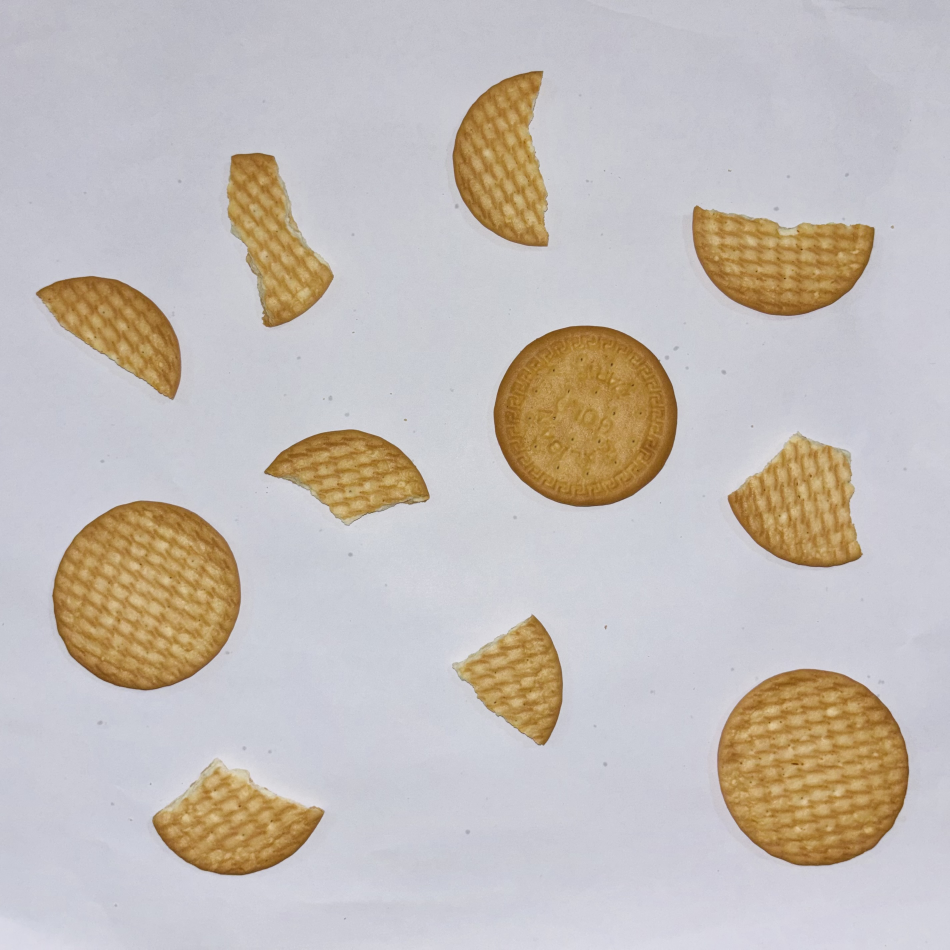
#> input picture input/B-1.jpeg, 2848 x 2848 px (shown at 1/3 size); its folder holds only this picture in this run
$ jupyter execute code.ipynb
#> lines starting #> are read from the running program, lines starting #| are printed output that depends on the picture; after the words box and inside, x2 and y2 are one past the last pixel; in counts of white or black regions, pixels touching at a corner belong together
[cell 1]
import cv2
import numpy as np
import os


# DIRECTORY CONFIG

INPUT_DIR = "input"
OUTPUT_DIR = "output"

os.makedirs(OUTPUT_DIR, exist_ok=True)

# IMAGE LOOP

files = [f for f in os.listdir(INPUT_DIR) if f.lower().endswith(('.jpg', '.jpeg', '.png'))]

for file_name in files:

    img_path = os.path.join(INPUT_DIR, file_name)
    img = cv2.imread(img_path)
#> img is the input picture: shape (2848, 2848, 3); mean B, G, R 184.6, 189, 196.1

    if img is None:
        print(f"❌ Failed to load {file_name}")
        continue

    result_img = img.copy()


    # STEP 1: GRAYSCALE + BLUR

    gray_img = cv2.cvtColor(img, cv2.COLOR_BGR2GRAY)
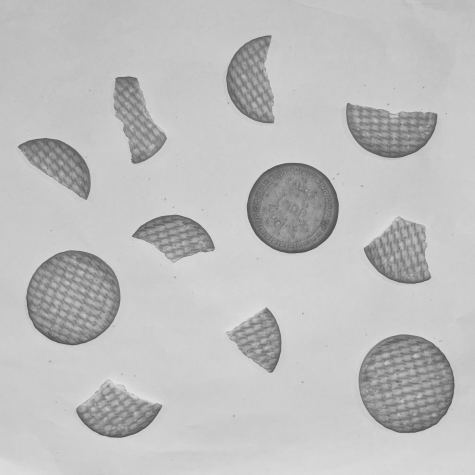
#> gray_img: shape (2848, 2848) (shown at 1/6 size); min 49, max 229, mean 190.6
    smooth = cv2.GaussianBlur(gray_img, (7, 7), 0)


    # STEP 2: OTSU BINARIZATION

    _, binary = cv2.threshold(
        smooth, 0, 255,
        cv2.THRESH_BINARY_INV | cv2.THRESH_OTSU
    )
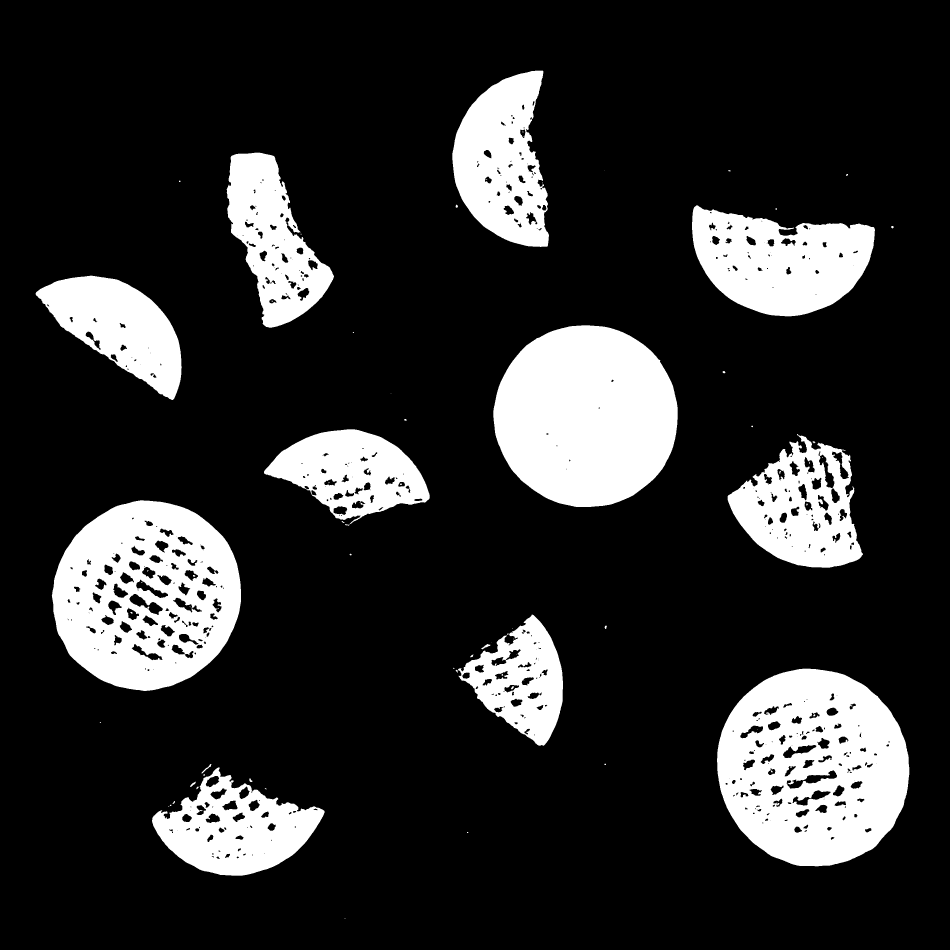
#> binary: shape (2848, 2848) (shown at 1/3 size); 17.6% white; 76 white regions (39 under 20 px), largest, box (x1, y1, x2, y2) and area: (2151, 2006, 2728, 2599) 246204, (1480, 976, 2033, 1521) 237310, (155, 1501, 723, 2073) 220867


    # STEP 3: CLEANUP USING MORPHOLOGY

    morph_kernel = np.ones((5, 5), dtype=np.uint8)

    cleaned = cv2.morphologyEx(binary, cv2.MORPH_CLOSE, morph_kernel, iterations=2)
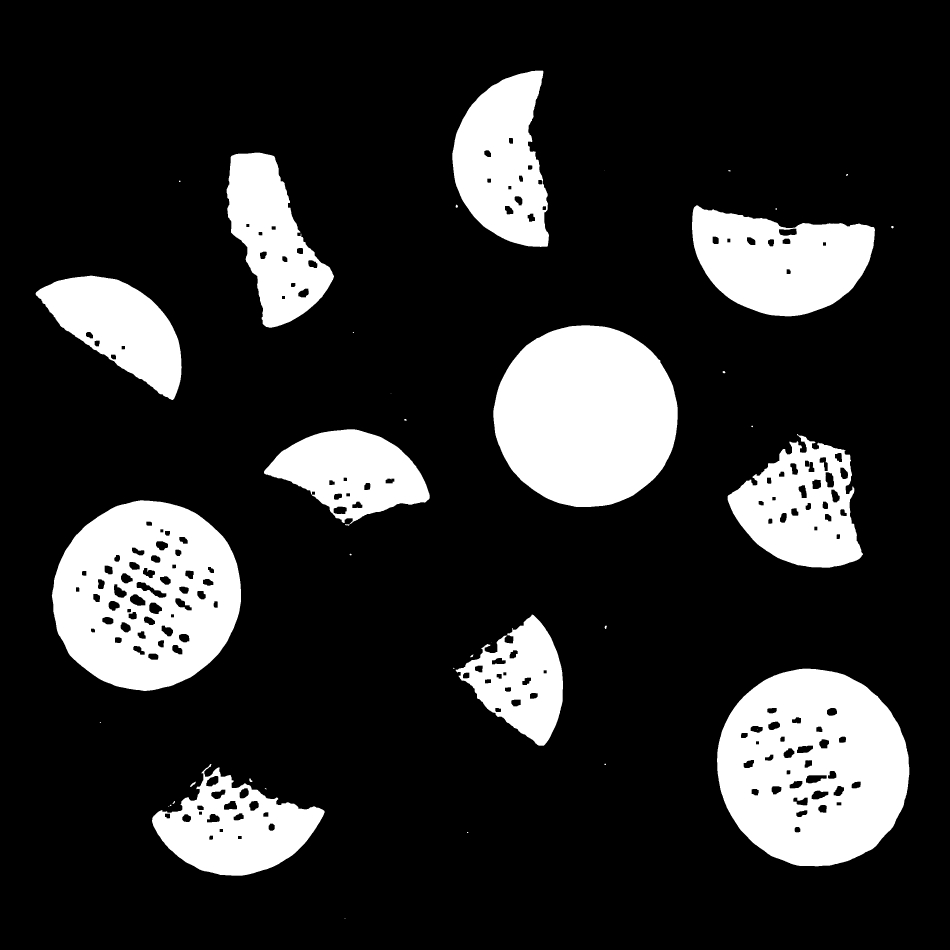
#> cleaned: shape (2848, 2848) (shown at 1/3 size); 18% white; 39 white regions (16 under 20 px), largest, box (x1, y1, x2, y2) and area: (2151, 2006, 2728, 2599) 254443, (1480, 976, 2033, 1521) 237402, (155, 1501, 723, 2073) 229048
    cleaned = cv2.morphologyEx(cleaned, cv2.MORPH_OPEN, morph_kernel, iterations=1)
#> cleaned: shape (2848, 2848); 18% white; 16 white regions


    # STEP 4: FIND OBJECTS

    contours, _ = cv2.findContours(cleaned, cv2.RETR_EXTERNAL, cv2.CHAIN_APPROX_SIMPLE)
#> contours = 16 contours, 1 with area under 20; largest, box (x1, y1, x2, y2) and area: (2151, 2006, 2728, 2599) 267856, (156, 1501, 723, 2073) 250738, (1480, 976, 2033, 1521) 236620, (2076, 617, 2625, 949) 125560, (1357, 212, 1647, 740) 106608

    for contour in contours:

        # REMOVE SMALL OBJECTS

        area_val = cv2.contourArea(contour)
        if area_val < 6500:
            continue

        x, y, w, h = cv2.boundingRect(contour)
        if min(w, h) < 125:
            continue


        # SHAPE FEATURES

        peri = cv2.arcLength(contour, True)
        if peri == 0:
            continue

        circ = (4 * np.pi * area_val) / (peri * peri)
        ratio = w / float(h)

        hull = cv2.convexHull(contour)
        hull_area = cv2.contourArea(hull)
        if hull_area == 0:
            continue

        solid = area_val / hull_area


        # DECISION LOGIC

        is_circle = circ > 0.75 and solid > 0.92
        is_square = 0.90 < ratio < 1.25 and solid > 0.95

        if is_circle or is_square:
            tag = "Intact Biscuit"
            box_color = (0, 255, 0)
        else:
            tag = "Broken Biscuit"
            box_color = (0, 0, 255)


        # DRAW OUTPUT

        cv2.rectangle(result_img, (x, y), (x + w, y + h), box_color, 2)

        cv2.putText(result_img, tag, (x, y - 8),
                    cv2.FONT_HERSHEY_SIMPLEX, 0.6, box_color, 2)

        info = f"C:{circ:.2f} S:{solid:.2f}"
        cv2.putText(result_img, info, (x, y + h + 12),
                    cv2.FONT_HERSHEY_SIMPLEX, 0.4, (255, 0, 0), 1)
#> this loop made 16 passes
#> (area_val, x, y, w, h, peri, circ, ratio) on passes 3, 4, 5, 6, 7, 8, 10, 11: (96079, 456, 2303, 517, 324, 1588.9, 0.478, 1.6), (267856, 2151, 2006, 577, 593, 1940, 0.894, 0.973), (70327, 1369, 1845, 320, 392, 1340.9, 0.491, 0.816), (250737.5, 156, 1501, 567, 572, 1878.6, 0.893, 0.991), (104435, 2183, 1307, 405, 396, 1723.9, 0.442, 1.02), (84038.5, 792, 1288, 497, 280, 1319.5, 0.607, 1.77), (236620, 1480, 976, 553, 545, 1823, 0.895, 1.01), (85594, 107, 827, 438, 372, 1369.2, 0.574, 1.18)
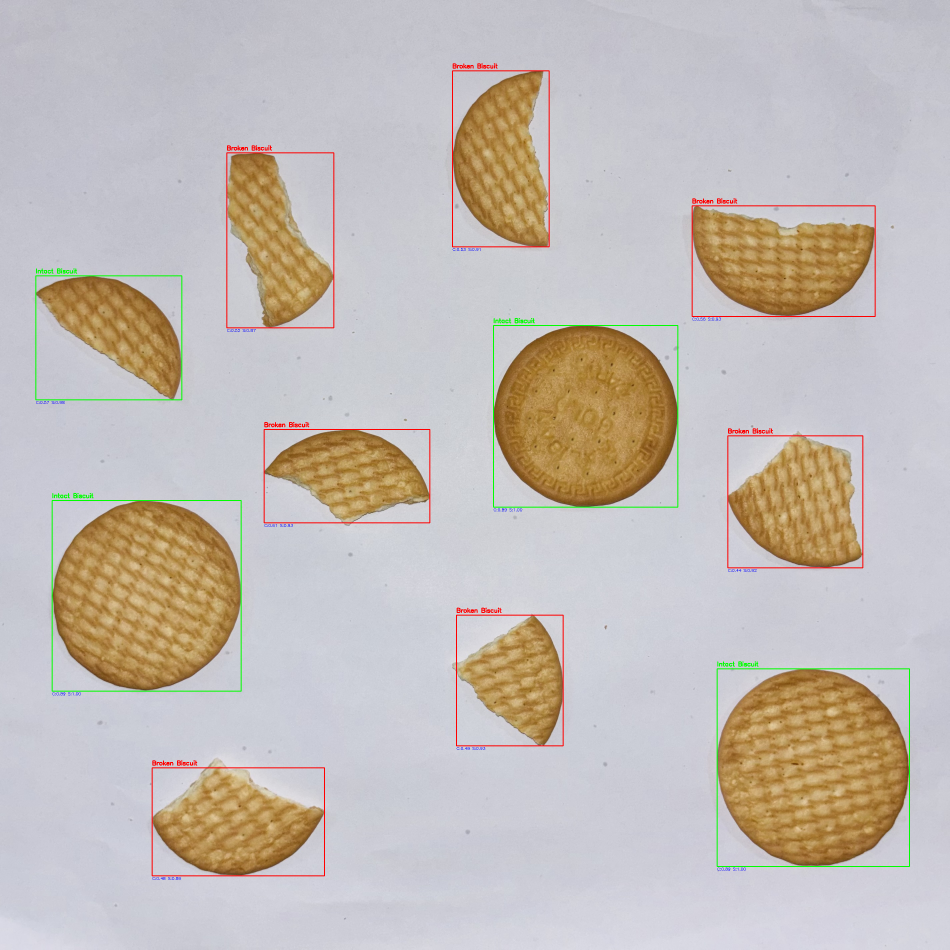
#> result_img: shape (2848, 2848, 3) (shown at 1/3 size); mean B, G, R 182.8, 188.1, 195.6


    # SAVE RESULT

    output_path = os.path.join(OUTPUT_DIR, f"result_{file_name}")
    cv2.imwrite(output_path, result_img)

    print(f"✅ Output saved: {output_path}")

print("🎉 All images processed successfully!")

$ run again, on input/B-4.jpeg
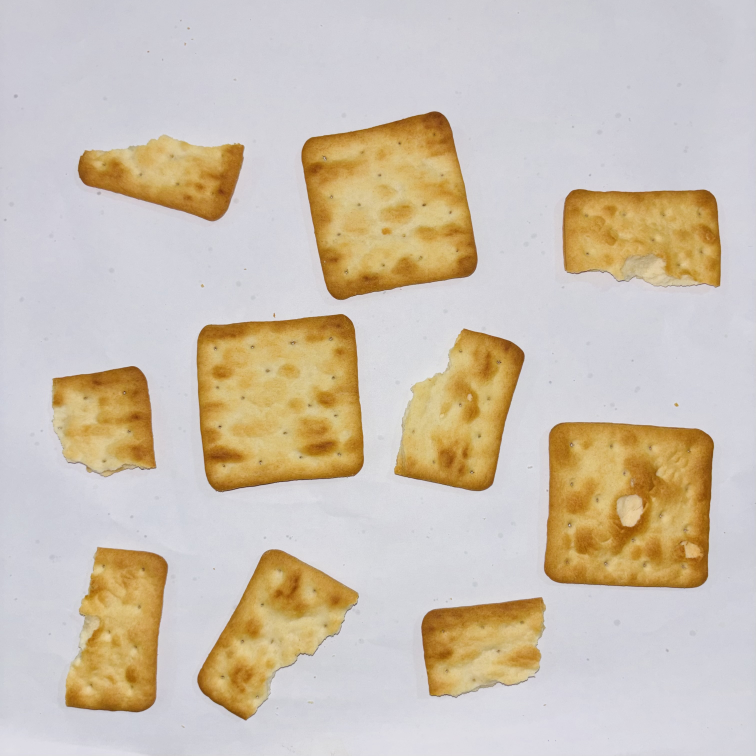
#> input picture input/B-4.jpeg, 3021 x 3021 px (shown at 1/4 size)
#> img is the input picture: shape (3021, 3021, 3); mean B, G, R 177.8, 193.6, 205.4
#> `_, binary = cv2.threshold( smooth, 0, 255, cv2.THRESH_BINARY_INV | cv2..`:
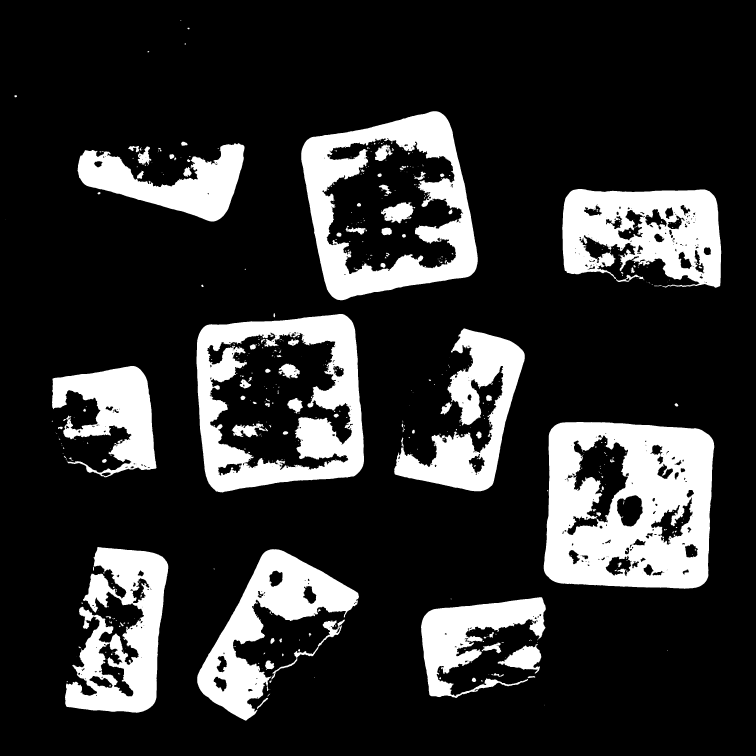
#> binary: shape (3021, 3021) (shown at 1/4 size); 18.6% white; 543 white regions (354 under 20 px), largest, box (x1, y1, x2, y2) and area: (2175, 1688, 2857, 2355) 336282, (786, 1256, 1456, 1970) 216653, (1205, 445, 1911, 1201) 209625
#> contours = 59 contours, 3 with area under 20; largest, box (x1, y1, x2, y2) and area: (2175, 1688, 2857, 2355) 417159, (786, 1256, 1456, 1969) 414827, (1205, 445, 1911, 1201) 404440, (2249, 756, 2885, 1150) 192158, (260, 2189, 673, 2851) 164842
#> the loop `for contour in contours:` made 59 passes
#> (area_val, x, y, w, h, peri, circ, ratio) on passes 22, 23, 24, 32, 37, 38, 40, 50: (89239, 1684, 2389, 499, 402, 3316.6, 0.102, 1.24), (153101, 789, 2197, 646, 685, 2934.8, 0.223, 0.943), (164841.5, 260, 2189, 413, 662, 4326.3, 0.111, 0.624), (417159, 2175, 1688, 682, 667, 2568.5, 0.795, 1.02), (98160, 208, 1464, 418, 441, 2999.9, 0.137, 0.948), (132954.5, 1577, 1314, 522, 651, 3692.4, 0.123, 0.802), (414827, 786, 1256, 670, 713, 2567.7, 0.791, 0.94), (192158, 2249, 756, 636, 394, 2906.8, 0.286, 1.61)
#> after the loop `for contour in contours:`:
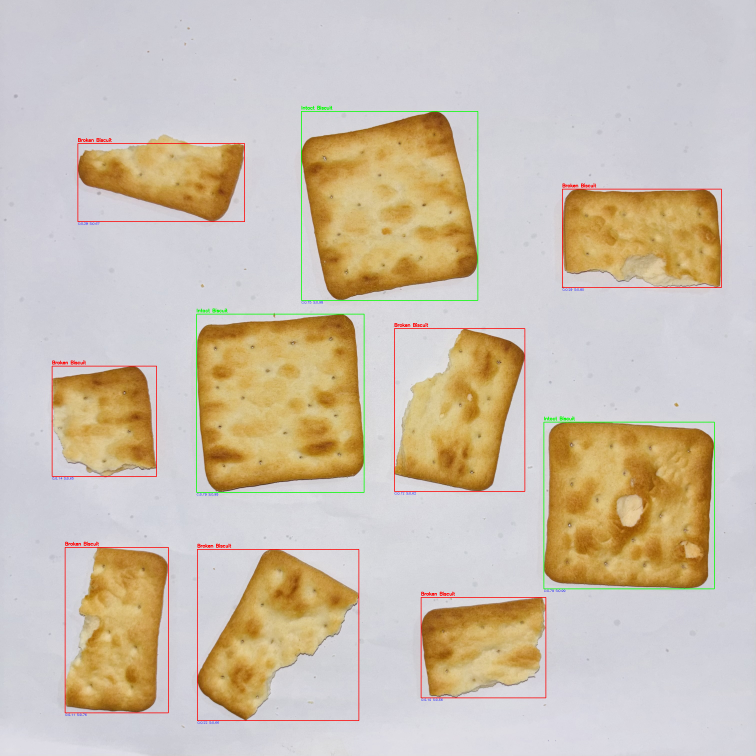
#> result_img: shape (3021, 3021, 3) (shown at 1/4 size); mean B, G, R 175.9, 192.5, 204.9

$ run again, on input/B-5.jpeg
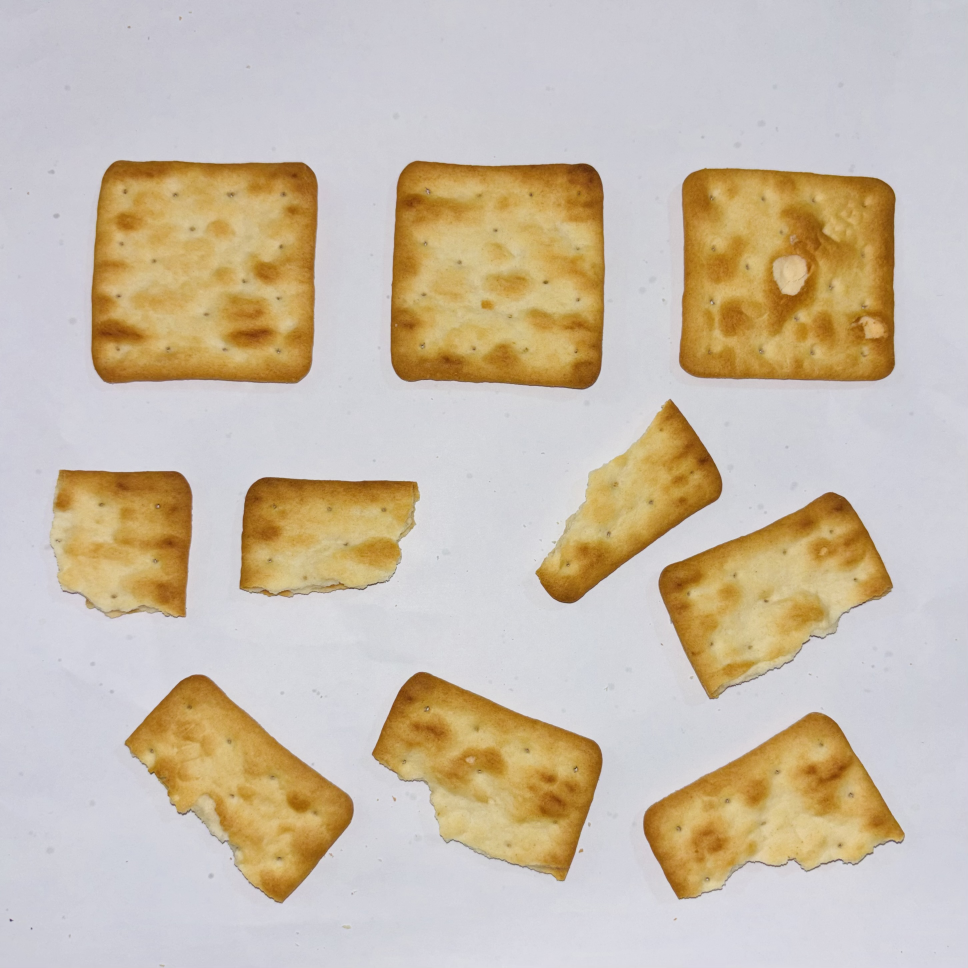
#> input picture input/B-5.jpeg, 2902 x 2902 px (shown at 1/3 size)
#> img is the input picture: shape (2902, 2902, 3); mean B, G, R 170.8, 189.1, 202.1
#> `_, binary = cv2.threshold( smooth, 0, 255, cv2.THRESH_BINARY_INV | cv2..`:
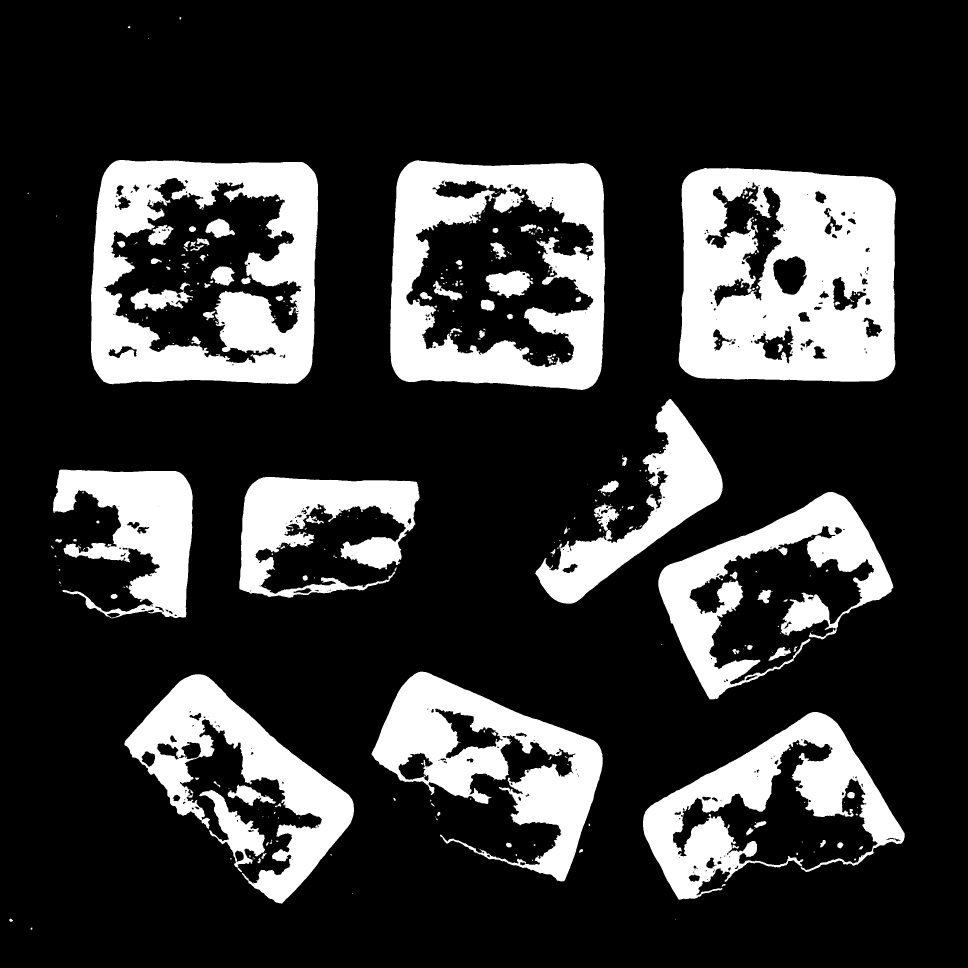
#> binary: shape (2902, 2902) (shown at 1/3 size); 21.1% white; 402 white regions (226 under 20 px), largest, box (x1, y1, x2, y2) and area: (2036, 503, 2688, 1145) 334147, (273, 480, 954, 1153) 250993, (1171, 481, 1816, 1170) 229387
#> contours = 58 contours, 5 with area under 20; largest, box (x1, y1, x2, y2) and area: (273, 480, 954, 1152) 433208, (1171, 481, 1816, 1170) 413514, (2036, 504, 2688, 1145) 393496, (1115, 2015, 1808, 2644) 198167, (1929, 2136, 2714, 2699) 156632
#> the loop `for contour in contours:` made 58 passes
#> (area_val, x, y, w, h, peri, circ, ratio) on passes 22, 26, 27, 28, 39, 49, 51, 52: (15461, 600, 2370, 197, 232, 1070.1, 0.17, 0.849), (156631.5, 1929, 2136, 785, 563, 4203.1, 0.111, 1.39), (148636, 374, 2023, 688, 687, 4019.6, 0.116, 1), (198167, 1115, 2015, 693, 629, 3045.7, 0.268, 1.1), (11549, 2342, 1778, 180, 128, 718.1, 0.281, 1.41), (124199, 1975, 1476, 704, 622, 3964.9, 0.0993, 1.13), (100495, 718, 1431, 540, 362, 3845, 0.0854, 1.49), (103755.5, 159, 1409, 419, 445, 2774, 0.169, 0.942)
#> after the loop `for contour in contours:`:
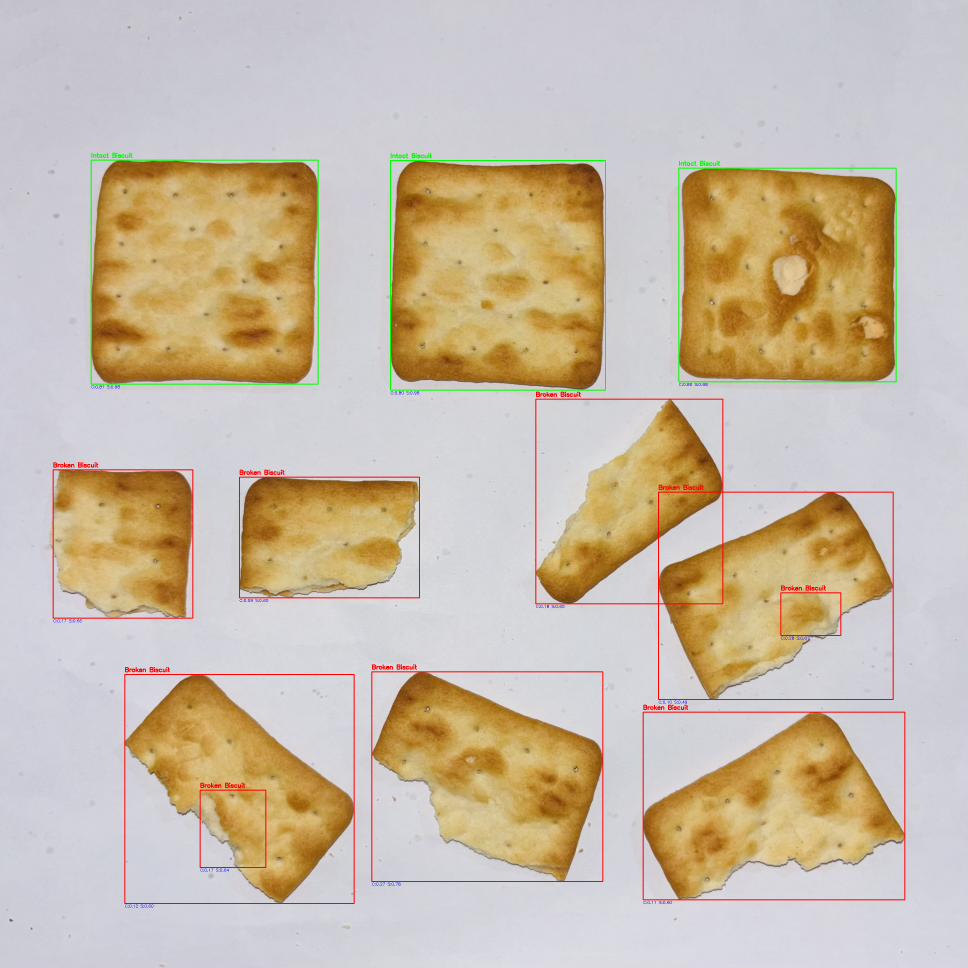
#> result_img: shape (2902, 2902, 3) (shown at 1/3 size); mean B, G, R 168.6, 187.7, 201.7
